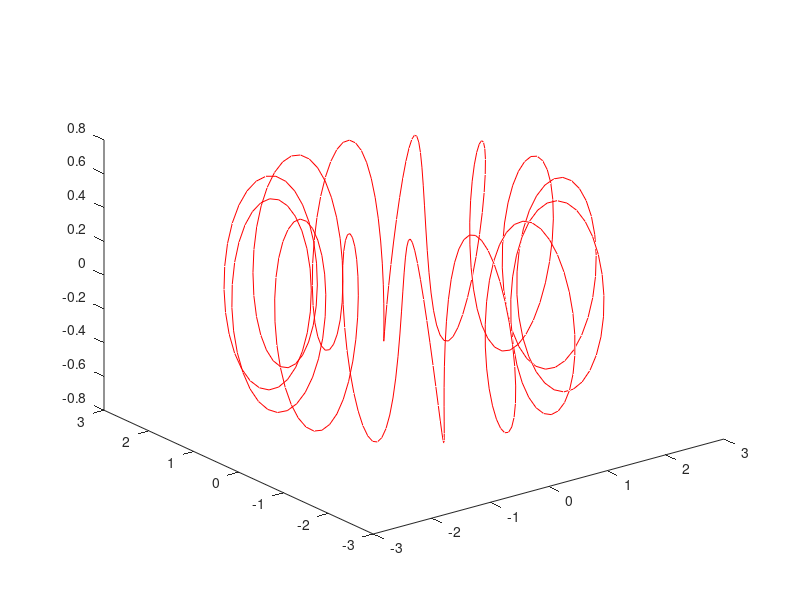

The MATLAB script that drew this image:

t=linspace(0,2*pi,400);

a=2; b=0.6; c=14;

x = (a+b*sin(c.*t)).*cos(t);
y = (a+b*sin(c.*t)).*sin(t);
z = b.*cos(c.*t);

D = [x; y; z];
dlmwrite('helix3D.txt',D',"delimiter","  ");


plot3(x,y,z,'-r');
pause
